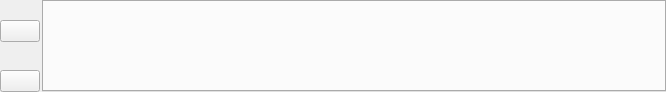
<?xml version="1.0" encoding="UTF-8"?>
<ui version="4.0">
 <class>mainWindow</class>
 <widget class="QMainWindow" name="mainWindow">
  <property name="geometry">
   <rect>
    <x>0</x>
    <y>0</y>
    <width>666</width>
    <height>92</height>
   </rect>
  </property>
  <property name="windowTitle">
   <string>Smartshelf</string>
  </property>
  <widget class="QWidget" name="centralwidget">
   <layout class="QHBoxLayout" name="horizontalLayout">
    <property name="spacing">
     <number>2</number>
    </property>
    <property name="leftMargin">
     <number>0</number>
    </property>
    <property name="topMargin">
     <number>0</number>
    </property>
    <property name="rightMargin">
     <number>0</number>
    </property>
    <property name="bottomMargin">
     <number>0</number>
    </property>
    <item>
     <layout class="QHBoxLayout" name="horizontalLayout_2">
      <item>
       <layout class="QVBoxLayout" name="verticalLayout">
        <item>
         <spacer name="verticalSpacer_2">
          <property name="orientation">
           <enum>Qt::Vertical</enum>
          </property>
          <property name="sizeType">
           <enum>QSizePolicy::Fixed</enum>
          </property>
          <property name="sizeHint" stdset="0">
           <size>
            <width>20</width>
            <height>20</height>
           </size>
          </property>
         </spacer>
        </item>
        <item>
         <widget class="FlatButton" name="addButton">
          <property name="text">
           <string/>
          </property>
          <property name="icon">
           <iconset resource="../resource/resource.qrc">
            <normaloff>:/icon/plus.png</normaloff>:/icon/plus.png</iconset>
          </property>
          <property name="iconSize">
           <size>
            <width>16</width>
            <height>17</height>
           </size>
          </property>
         </widget>
        </item>
        <item>
         <spacer name="verticalSpacer">
          <property name="orientation">
           <enum>Qt::Vertical</enum>
          </property>
          <property name="sizeHint" stdset="0">
           <size>
            <width>20</width>
            <height>40</height>
           </size>
          </property>
         </spacer>
        </item>
        <item>
         <widget class="FlatButton" name="settingsButton">
          <property name="text">
           <string/>
          </property>
          <property name="icon">
           <iconset resource="../resource/resource.qrc">
            <normaloff>:/icon/settings.png</normaloff>:/icon/settings.png</iconset>
          </property>
          <property name="iconSize">
           <size>
            <width>16</width>
            <height>17</height>
           </size>
          </property>
         </widget>
        </item>
       </layout>
      </item>
      <item>
       <widget class="QTabWidget" name="tabWidget">
        <property name="styleSheet">
         <string notr="true"/>
        </property>
        <property name="currentIndex">
         <number>-1</number>
        </property>
        <property name="movable">
         <bool>true</bool>
        </property>
       </widget>
      </item>
     </layout>
    </item>
   </layout>
  </widget>
 </widget>
 <customwidgets>
  <customwidget>
   <class>FlatButton</class>
   <extends>QPushButton</extends>
   <header>smartshelf.component.flatbutton.h</header>
  </customwidget>
 </customwidgets>
 <resources>
  <include location="../resource/resource.qrc"/>
 </resources>
 <connections/>
</ui>
